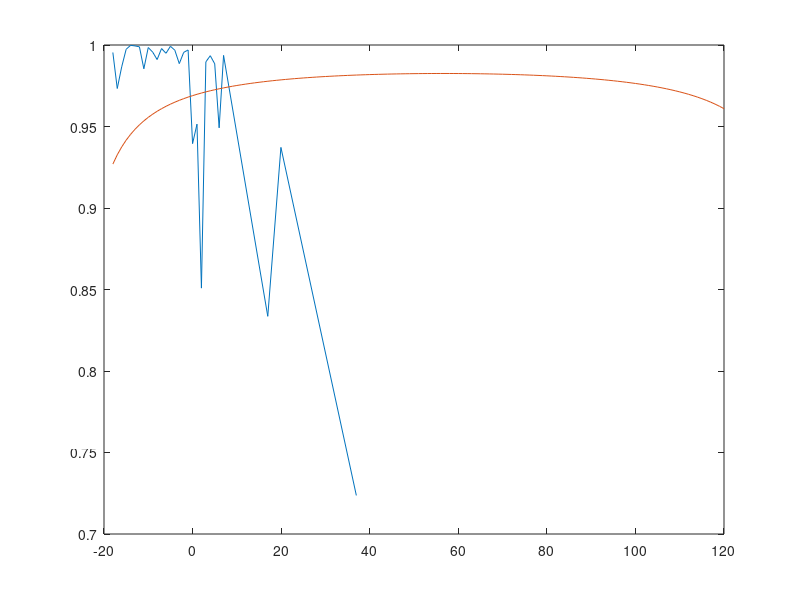

Here is the MATLAB script that generated this plot:
clear all;
Model3 = [0.970424 0.859569 0.745601 0.615185 0.460583 0.281835 0.147792 0.040206 0.000000;0.299277 0.351606 0.281921 0.217093 0.155006 0.084058 0.021911 0.000000 0.000000;0.755972 0.595743 0.476361 0.364253 0.251456 0.148264 0.056798 0.000647 0.000000;0.841503 0.699774 0.577824 0.463032 0.355149 0.246058 0.143258 0.048653 0.000000;0.879511 0.768924 0.666737 0.544092 0.419882 0.306517 0.198660 0.104131 0.016641;0.895765 0.775252 0.686686 0.584544 0.472507 0.366919 0.273214 0.181261 0.090687;0.912372 0.803303 0.718068 0.613686 0.501892 0.387740 0.291535 0.203797 0.125392;0.878565 0.767701 0.671697 0.564317 0.450973 0.346457 0.258611 0.162813 0.074608;0.960952 0.847098 0.763654 0.670962 0.552699 0.432879 0.336615 0.235389 0.140114;0.899788 0.751122 0.647257 0.523561 0.391815 0.263979 0.158626 0.062631 0.000806;1.000000 0.991186 0.910212 0.801595 0.676282 0.513398 0.366431 0.249730 0.133123;0.996703 0.925507 0.847179 0.731087 0.609466 0.473836 0.372625 0.285157 0.195102;0.974119 0.880601 0.779978 0.652215 0.486789 0.300922 0.168826 0.057201 0.000000;0.942082 0.827651 0.740281 0.643482 0.527347 0.389861 0.272250 0.187234 0.09407;0.970424 0.859569 0.745601 0.615185 0.460583 0.281835 0.147792 0.040206 0.000000;0.901304 0.750804 0.651063 0.514702 0.358836 0.214626 0.116714 0.021005 0.000000;0.910502 0.821189 0.730155 0.617637 0.479544 0.332474 0.232457 0.131748 0.043429;0.996554 0.940553 0.837312 0.725592 0.582449 0.406048 0.297255 0.191491 0.087935;0.967257 0.868397 0.789312 0.690930 0.577148 0.443009 0.293962 0.206306 0.106205;0.984013 0.856488 0.751745 0.633367 0.491389 0.291448 0.106224 0.005037 0.000000;0.999908 0.967404 0.866474 0.749581 0.601186 0.406976 0.210557 0.086166 0.002041;0.830716 0.654236 0.513540 0.317357 0.174345 0.057601 0.000000 0.000000 0.000000;0.987411 0.692304 0.546338 0.378196 0.198547 0.080078 0.001325 0.000000 0.000000;0.955504 0.678574 0.464057 0.237480 0.056226 0.000000 0.000000 0.000000 0.000000;0.967146 0.648665 0.489426 0.300899 0.083076 0.000205 0.000000 0.000000 0.000000;0.982613 0.828894 0.627634 0.428702 0.211220 0.071325 0.000385 0.000000 0.000000;0.877800 0.591725 0.489275 0.336501 0.139756 0.039061 0.000168 0.000000 0.000000;0.793287 0.711398 0.571663 0.454240 0.308284 0.141786 0.046507 0.000456 0.000000;0.997442 0.856717 0.706265 0.514963 0.333684 0.120623 0.000924 0.000000 0.000000;0.334947 0.123858 0.004685 0.000000 0.000000 0.000000 0.000000 0.000000 0.000000;1.000000 1.000000 1.000000 0.751009 0.704875 0.541882 0.295504 0.020204 0.000000;0.334924 0.120482 0.000309 0.000000 0.000000 0.000000 0.000000 0.000000 0.000000]';
Model2 = [0.129893 0.030388 0.000176 0.000000 0.000000 0.000000 0.000000 0.000000 0.000000;0.162431 0.080665 0.004967 0.000000 0.000000 0.000000 0.000000 0.000000 0.000000;0.727853 0.563812 0.447024 0.344131 0.244094 0.148135 0.056866 0.000307 0.000000;0.893216 0.742192 0.652993 0.558950 0.464083 0.373996 0.288391 0.209450 0.124659;0.927678 0.863003 0.796060 0.717666 0.623969 0.535076 0.455255 0.380944 0.304219;0.986697 0.869714 0.768383 0.650992 0.502594 0.354989 0.220447 0.106932 0.010300;0.954795 0.794104 0.705160 0.612182 0.495378 0.380275 0.279297 0.180901 0.087138;0.893521 0.807113 0.718650 0.611747 0.498381 0.398528 0.313111 0.230438 0.141549;0.963516 0.894556 0.812830 0.717261 0.604185 0.473237 0.370123 0.272778 0.171410;0.990936 0.885223 0.814433 0.733931 0.628975 0.516658 0.412387 0.327682 0.243360;0.998991 0.956880 0.857587 0.739127 0.598165 0.437458 0.307238 0.187781 0.072082;0.958073 0.851311 0.775434 0.690502 0.584012 0.468361 0.391719 0.313663 0.240892;0.994632 0.899538 0.809479 0.699889 0.556587 0.414508 0.319285 0.229029 0.142622;0.963772 0.858470 0.775702 0.679412 0.571367 0.439828 0.325435 0.230983 0.137796;0.999965 0.932164 0.820674 0.706384 0.552658 0.370404 0.251684 0.141784 0.035585;0.941961 0.851732 0.754278 0.633144 0.506637 0.332626 0.215236 0.103202 0.013160;1.000000 0.984885 0.907611 0.814260 0.711109 0.568430 0.472076 0.394433 0.311886;0.942585 0.858913 0.774674 0.676354 0.545559 0.385608 0.279248 0.180195 0.084960;0.998180 0.944808 0.858429 0.758796 0.642324 0.490804 0.340180 0.241487 0.137840;0.987847 0.936916 0.859047 0.757375 0.654285 0.499092 0.386642 0.306985 0.227507;0.992433 0.909126 0.823532 0.730401 0.622645 0.489496 0.355511 0.273182 0.183382;0.972014 0.828487 0.674489 0.461083 0.313121 0.173899 0.044042 0.000000 0.000000;0.995733 0.817828 0.614073 0.407963 0.155918 0.020961 0.000000 0.000000 0.000000;0.819061 0.607662 0.459659 0.266446 0.130752 0.023888 0.000000 0.000000 0.000000;0.995932 0.822449 0.690765 0.543751 0.387372 0.302983 0.219822 0.118878 0.025864;0.978177 0.763925 0.621029 0.494462 0.312196 0.172123 0.048850 0.000000 0.000000;0.999758 0.851002 0.648969 0.458061 0.177547 0.020757 0.000000 0.000000 0.000000;1.000000 0.999788 0.844711 0.623605 0.409300 0.171514 0.005509 0.000000 0.000000;0.935320 0.706308 0.576523 0.445482 0.279542 0.071869 0.000000 0.000000 0.000000;0.470517 0.217612 0.033536 0.000000 0.000000 0.000000 0.000000 0.000000 0.000000;1.000000 1.000000 1.000000 1.000000 1.000000 1.000000 0.711504 0.056710 0.000000;1.000000 1.000000 1.000000 1.000000 0.999015 0.658718 0.319436 0.008863 0.000000;1.000000 1.000000 1.000000 1.000000 0.846172 0.515508 0.123890 0.000000 0.000000;1.000000 0.665970 0.648252 0.648252 0.569206 0.211855 0.006391 0.000000 0.000000;1.000000 1.000000 1.000000 0.940545 0.567108 0.117877 0.000000 0.000000 0.000000;1.000000 1.000000 0.773987 0.337918 0.065059 0.000000 0.000000 0.000000 0.000000;0.997231 0.691660 0.353189 0.088735 0.000000 0.000000 0.000000 0.000000 0.000000;0.803357 0.447824 0.172892 0.005638 0.000000 0.000000 0.000000 0.000000 0.000000;0.405335 0.156852 0.001111 0.000000 0.000000 0.000000 0.000000 0.000000 0.000000;0.312510 0.116635 0.001042 0.000000 0.000000 0.000000 0.000000 0.000000 0.000000;0.429368 0.185209 0.011603 0.000000 0.000000 0.000000 0.000000 0.000000 0.000000;0.387317 0.162048 0.004052 0.000000 0.000000 0.000000 0.000000 0.000000 0.000000]';
Model1 = [1.000000 1.000000 1.000000 1.000000 0.900782 0.419331 0.047250 0.000000 0.000000;1.000000 1.000000 1.000000 0.999483 0.787912 0.217793 0.000000 0.000000 0.000000;1.000000 1.000000 1.000000 1.000000 0.879832 0.394872 0.012330 0.000000 0.000000;1.000000 1.000000 1.000000 1.000000 0.882802 0.370037 0.061832 0.000000 0.000000;1.000000 1.000000 1.000000 0.981664 0.713894 0.209756 0.000965 0.000000 0.000000;1.000000 1.000000 1.000000 1.000000 0.822449 0.283449 0.003591 0.000000 0.000000;1.000000 1.000000 1.000000 0.947237 0.685814 0.291135 0.015371 0.000000 0.000000;1.000000 1.000000 1.000000 0.998752 0.816129 0.424951 0.124288 0.000000 0.000000;1.000000 1.000000 1.000000 0.985352 0.771625 0.410588 0.085925 0.000000 0.000000;1.000000 1.000000 1.000000 0.996383 0.775762 0.326781 0.057554 0.000000 0.000000;1.000000 1.000000 1.000000 0.975842 0.732520 0.286316 0.035350 0.000000 0.000000;1.000000 1.000000 1.000000 0.999175 0.818875 0.460463 0.139093 0.000000 0.000000;1.000000 1.000000 1.000000 0.995353 0.770087 0.355854 0.081175 0.000000 0.000000;1.000000 1.000000 1.000000 0.994312 0.761495 0.295784 0.009954 0.000000 0.000000;1.000000 1.000000 1.000000 1.000000 0.862993 0.463418 0.148662 0.001334 0.000000;1.000000 1.000000 1.000000 0.981033 0.764557 0.399943 0.116863 0.000000 0.000000;1.000000 1.000000 1.000000 1.000000 0.844889 0.431078 0.107539 0.000464 0.000000;1.000000 1.000000 1.000000 1.000000 0.942725 0.663957 0.230735 0.007020 0.000000;1.000000 1.000000 1.000000 1.000000 0.882436 0.493167 0.110638 0.000000 0.000000;1.000000 1.000000 1.000000 0.895355 0.598069 0.215553 0.003819 0.000000 0.000000;1.000000 1.000000 1.000000 0.999143 0.839095 0.439840 0.138027 0.000428 0.000000;1.000000 1.000000 1.000000 0.984748 0.775645 0.380417 0.105661 0.000000 0.000000;1.000000 1.000000 1.000000 0.994789 0.768899 0.295481 0.015159 0.000000 0.000000;1.000000 1.000000 1.000000 0.998266 0.830470 0.504166 0.121993 0.000000 0.000000;1.000000 1.000000 1.000000 1.000000 0.899032 0.603418 0.230632 0.013310 0.000000;1.000000 1.000000 1.000000 1.000000 0.841657 0.458757 0.079953 0.000000 0.000000;1.000000 1.000000 1.000000 0.998591 0.825942 0.411508 0.077328 0.000000 0.000000;1.000000 1.000000 1.000000 0.922841 0.665071 0.305153 0.066195 0.000000 0.000000;1.000000 1.000000 1.000000 0.990803 0.796075 0.464019 0.151251 0.000000 0.000000;1.000000 1.000000 1.000000 1.000000 0.934533 0.403495 0.000000 0.000000 0.000000;1.000000 1.000000 1.000000 1.000000 0.881912 0.220643 0.000000 0.000000 0.000000;1.000000 1.000000 1.000000 1.000000 0.965027 0.525859 0.007577 0.000000 0.000000;1.000000 1.000000 1.000000 1.000000 0.841904 0.248078 0.000000 0.000000 0.000000]';

C = [];

DB_2 = [-21.001901;-20.006324;-19.006746;-18.002573;-17.008141;-16.006351;-15.000493;-14.003373;-13.003290;-12.003126;-11.001827;-10.009915;-9.008659;-8.004166;-7.007360;-6.003841;-5.002006;-4.009035;-3.001147;-2.001427;-1.009191;-0.001345;0.997259;1.998210;2.999383;3.994471;4.999775;5.998938;6.998252;16.979852;19.946939;25.840419;29.990152;33.000452;34.871319;36.116254;36.546230;36.762792;36.979852;76.979852;116.979852;176.979852];
DB_3 = [-21.001901;-20.006324;-19.006746;-18.002573;-17.008141;-16.006351;-15.000493;-14.003373;-13.003290;-12.003126;-11.001827;-10.009915;-9.008659;-8.004166;-7.007360;-6.003841;-5.002006;-4.009035;-3.001147;-2.001427;-1.009191;-0.001345;0.997259;1.998210;2.999383;3.994471;4.999775;5.998938;6.998252;16.979852;19.946939;36.979852]; 
DB_1 = [-21.001901;-20.006324;-19.006746;-18.002573;-17.008141;-16.006351;-15.000493;-14.003373;-13.003290;-12.003126;-11.001827;-10.009915;-9.008659;-8.004166;-7.007360;-6.003841;-5.002006;-4.009035;-3.001147;-2.001427;-1.009191;-0.001345;0.997259;1.998210;2.999383;3.994471;4.999775;5.998938;6.998252;19.946939;59.948055;116.980969;156.980969]; 
%for i = 1:41
%    C = [C CORRELATION_func(Model2(i,:),Model2(i+1,:))];
%end

TEMP = corrcoef(Model3);
for i = 1:29
    C = [C;TEMP(i+3,i)];
end


x = linspace(-6,6,13);
a = 1-sigmf(x,[10,0]);

DOMAIN_ID = linspace(-21,120,142)
Z = zeros(170,142);
DBR_1 = round(DB_1);
for i = 1:142
    if(DOMAIN_ID(i)-6<=-30)
        t = -30-DOMAIN_ID(i);
        Z(1:13-(6+t),i) = a(7+t:13);
    else if(DOMAIN_ID(i)-6>-30)
            t =  DOMAIN_ID(i)+24;
            Z(1:t,i) = 1;
            Z((t+1):(13+t),i) = a;
        end
        
    end
    
end

IDEAL = [];
TEMP_ID = corrcoef(Z);
for i = 1:139
    IDEAL = [IDEAL;TEMP_ID(i+2,i)];
end

figure(1)
plot(DB_3(4:end),C(1:29));
hold on
plot(DOMAIN_ID(4:end),IDEAL);
%xlim([-10 25]);